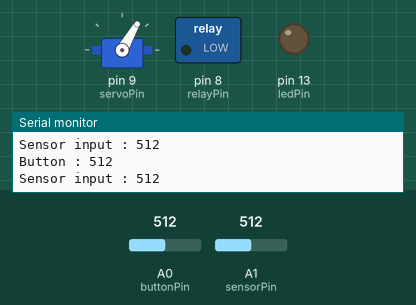
A sketch run on a simulated Arduino Uno, built with avr-gcc and run on an emulated ATmega328P. Shown: servo, switched loads named in the sketch (green lamp = pin HIGH), output pins drawn as LEDs (lit = HIGH), the last lines printed to the serial monitor. Inputs (shaded band) come from the test bench; at power-on: A0 (buttonPin) = 512, A1 (sensorPin) = 512.

Above: at 1.2 s.
1.3 s: A0 (buttonPin) set to 887
4.3 s: A0 (buttonPin) set to 909
At 5.0 s:
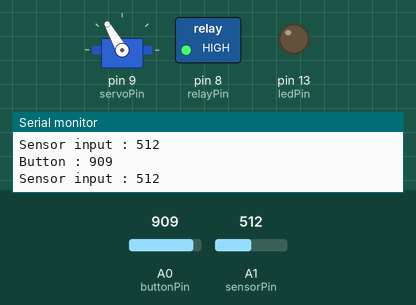
7.3 s: A0 (buttonPin) set to 900
At 7.8 s:
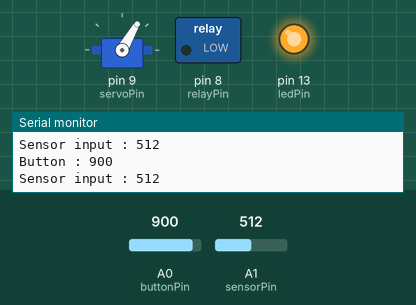
10.3 s: A0 (buttonPin) set to 1023
At 11.7 s:
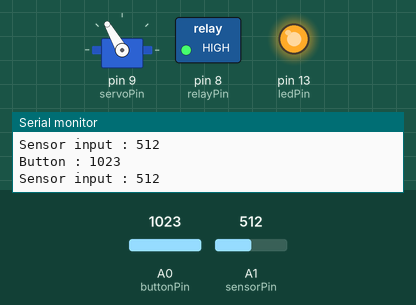
13.3 s: A1 (sensorPin) set to 104
16.3 s: A1 (sensorPin) set to 89
Timing chart, 0 to 20.3 s (numbered marks = the images above; inputs shaded):
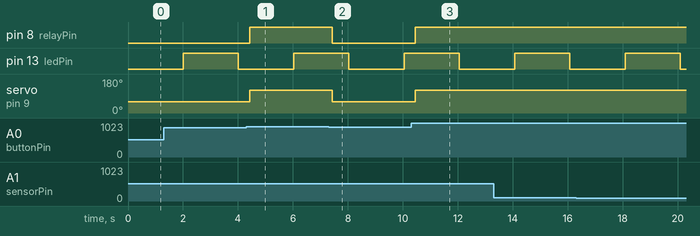

The sketch:

Arduino-Start-Template.ino
```cpp
//Servo
//Relay
//Diod
//Sensor in
//Time tracker
//Serial debug


#include <Servo.h>
Servo myservo;  // create servo object to control a servo


//Pin assignment
int ledPin = 13;
int servoPin = 9;
int buttonPin = A0;
int sensorPin = A1;
int relayPin = 8;


//Global variables
bool lightIsOn = false;
long timeStamp = 0;     //Timestamp for slow actions


//Simple debug function for sending message over serial
void sendDebugVariable(String title,int value){
  Serial.print(title);
  Serial.print(" : ");
  Serial.println(value);
}


// put your setup code in the setup section  --------------------------------------------------------------
void setup() {


  //Initiate serial communications (USB)
  Serial.begin(9600);

  //Define pin typess
  pinMode(buttonPin,INPUT);
  pinMode(sensorPin,INPUT);
  pinMode(ledPin,OUTPUT);
  pinMode(relayPin,OUTPUT);

  //Define servo pin through library
  myservo.attach(servoPin);  // attaches the servo on pin 9 to the servo object

}


// put your main code in the loop ----------------------------------------------------------------------------
void loop() {

  //Read inputs
  int buttonPinValue = analogRead(buttonPin);
  int sensor = analogRead(sensorPin);


  //Do seom logic on button press
  if (buttonPinValue > 900){  //1024 maxh
      digitalWrite(relayPin,HIGH);
      myservo.write(120);

  }
  else{
      digitalWrite(relayPin,LOW);
      myservo.write(60);

  }


  //Simple slightly inaccurate timer for stuff
  if (millis() - timeStamp >= 2000){


    if (lightIsOn){
      digitalWrite(ledPin,LOW);
      lightIsOn = false;
    }
    else{
      digitalWrite(ledPin,HIGH);
      lightIsOn = true;
    }
    timeStamp = millis();
  }


  //Debug some every loop
  sendDebugVariable("Button",buttonPinValue);
  sendDebugVariable("Sensor input",sensor);
  //sendDebugVariable("Timer",millis()-timeStamp);


  delay(200);
}
```

Measured:
- the behaviour switches between 900 and 901 on A0 (buttonPin) (found by bisection; images 0 and 1)
- after the input at 4.3 s, pin 8 (relayPin): LOW → HIGH after 0.12 s; servo on pin 9 (servoPin): 60° → 120° after 0.12 s
- after the input at 7.3 s, pin 8 (relayPin): HIGH → LOW after 0.13 s; servo on pin 9 (servoPin): 120° → 60° after 0.13 s
- after the input at 10.3 s, pin 8 (relayPin): LOW → HIGH after 0.15 s; servo on pin 9 (servoPin): 60° → 120° after 0.15 s
